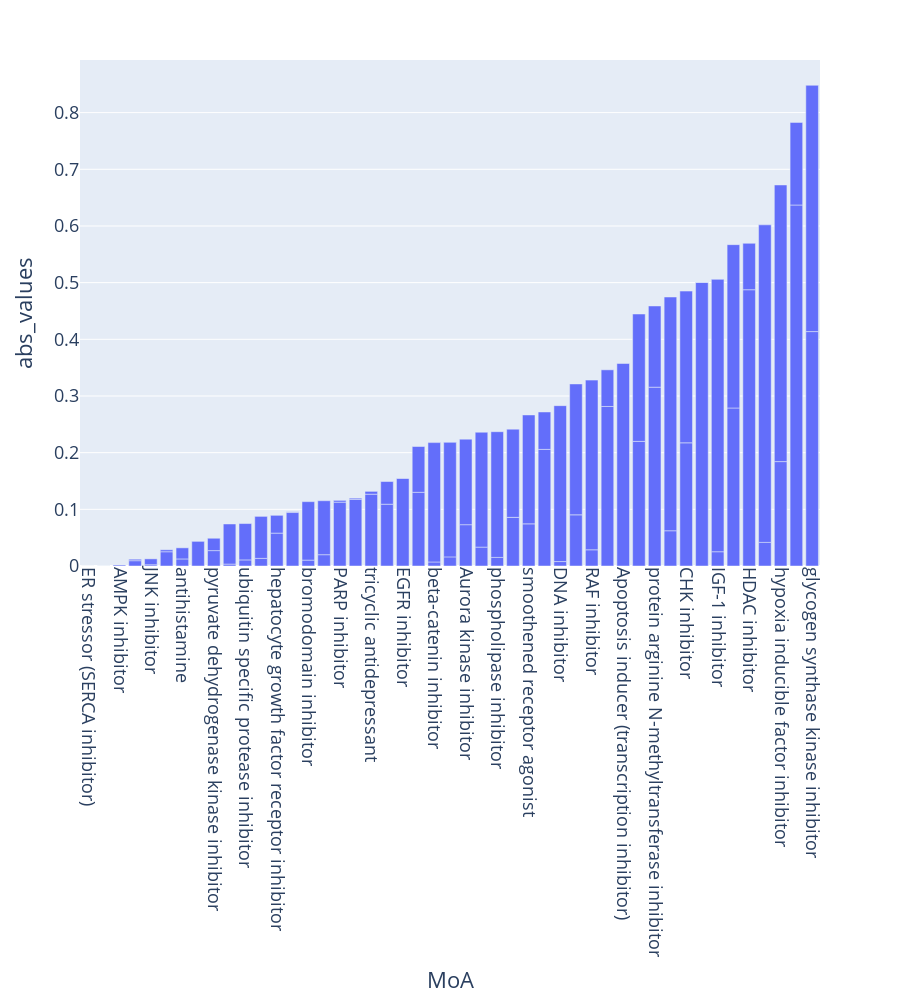

Notebook cell for this chart:
### Code cell
fig = px.bar(diff_actin_df_abs, x=diff_actin_df_abs['MoA'], y=diff_actin_df_abs['abs_values'], orientation='v')
fig.update_xaxes(categoryorder='total ascending', tickangle=90)
fig.update_layout(height=1000, font=dict(size=18))

### Figure 1 — Plotly figure (JSON) as saved in the notebook; plotly's stock layout.template omitted (floating-point values rounded to 4 significant figures)
{"data": [{"alignmentgroup": "True", "hovertemplate": "MoA=%{x}<br>abs_values=%{y}<extra></extra>", "legendgroup": "", "marker": {"color": "#636efa", "pattern": {"shape": ""}}, "name": "", "offsetgroup": "", "orientation": "v", "showlegend": false, "textposition": "auto", "type": "bar", "x": ["tumor necrosis factor production inhibitor", "antihistamine", "acetylcholine receptor antagonist", "pyruvate dehydrogenase kinase inhibitor", "protein tyrosine kinase inhibitor", "antihistamine", "hepatocyte growth factor receptor inhibitor", "CHK inhibitor", "glycogen synthase kinase inhibitor", "histone lysine methyltransferase inhibitor", "tumor necrosis factor production inhibitor", "inosine monophosphate dehydrogenase inhibitor", "CDC inhibitor", "PARP inhibitor", "bromodomain inhibitor", "ubiquitin specific protease inhibitor", "glycogen synthase kinase inhibitor", "JAK inhibitor", "Apoptosis inducer (ATP-competitive kinase inhibitor)", "hepatocyte growth factor receptor inhibitor", "bromodomain inhibitor", "MEK inhibitor", "Aurora kinase inhibitor", "LXR agonist", "phospholipase inhibitor", "IGF-1 inhibitor", "tricyclic antidepressant", "histone lysine demethylase inhibitor", "phosphodiesterase inhibitor", "beta-catenin inhibitor", "JNK inhibitor", "LXR agonist", "DNA inhibitor", "kinesin inhibitor", "phosphoinositide dependent kinase inhibitor", "RAF inhibitor", "FGFR inhibitor", "Bcr-Abl kinase inhibitor", "AMPK inhibitor", "pyruvate dehydrogenase kinase inhibitor", "phospholipase inhibitor", "Aurora kinase inhibitor", "JAK inhibitor", "tricyclic antidepressant", "PARP inhibitor", "BCL inhibitor", "inosine monophosphate dehydrogenase inhibitor", "MEK inhibitor", "histone lysine methyltransferase inhibitor", "HDAC inhibitor", "HDAC inhibitor", "BCL inhibitor", "phosphodiesterase inhibitor", "kinesin inhibitor", "CDK inhibitor", "CDC inhibitor", "RAF inhibitor", "protein tyrosine kinase inhibitor", "MAP kinase inhibitor", "ER stressor (SERCA inhibitor)", "protein arginine N-methyltransferase inhibitor", "Apoptosis inducer (transcription inhibitor)", "phosphoinositide dependent kinase inhibitor", "FGFR inhibitor", "DNA inhibitor", "smoothened receptor agonist", "JNK inhibitor", "CHK inhibitor", "EGFR inhibitor", "androgen receptor modulator", "HMGCR inhibitor", "acetylcholine receptor antagonist", "p38 MAPK inhibitor", "mTOR inhibitor", "EGFR inhibitor", "HMGCR inhibitor", "IGF-1 inhibitor", "protein arginine N-methyltransferase inhibitor", "Bcr-Abl kinase inhibitor", "MAP kinase inhibitor", "p38 MAPK inhibitor", "ubiquitin specific protease inhibitor", "beta-catenin inhibitor", "CDK inhibitor", "histone lysine demethylase inhibitor", "hypoxia inducible factor inhibitor", "androgen receptor modulator", "mTOR inhibitor", "smoothened receptor agonist", "hypoxia inducible factor inhibitor"], "xaxis": "x", "y": [0.009376, 0.01243, 0.01349, 0.02715, 0.1174, 0.01962, 0.05804, 0.2174, 0.4136, 0.0161, 0.002573, 0.04167, 0.2058, 0.1127, 0.01037, 0.01075, 0.4346, 0.03327, 0.04348, 0.03139, 0.1032, 0.0622, 0.07292, 0.2199, 0.01515, 0.0252, 0.1268, 0.01995, 0.02512, 0.007097, 0.002188, 0.2247, 0.00781, 0.2815, 0.09028, 0.02861, 0.637, 0.2788, 0.001679, 0.02183, 0.2218, 0.1509, 0.2028, 0.004924, 0.003165, 0.109, 0.5603, 0.4124, 0.2021, 0.4875, 0.08194, 0.04004, 0.003488, 0.06466, 0.5005, 0.06601, 0.2994, 0.002233, 0.08584, 0, 0.3155, 0.3573, 0.231, 0.1457, 0.2751, 0.07436, 0.01039, 0.2677, 0.155, 0.003372, 0.13, 0.07407, 0.09436, 0, 0, 0.08083, 0.4806, 0.1433, 0.2882, 0.1556, 0.001267, 0.06413, 0.2107, 0, 0.09524, 0.1842, 0.07079, 0, 0.1922, 0.4881], "yaxis": "y"}], "layout": {"barmode": "relative", "font": {"size": 18}, "height": 1000, "legend": {"tracegroupgap": 0}, "margin": {"t": 60}, "xaxis": {"anchor": "y", "categoryorder": "total ascending", "domain": [0, 1], "tickangle": 90, "title": {"text": "MoA"}}, "yaxis": {"anchor": "x", "domain": [0, 1], "title": {"text": "abs_values"}}}}
